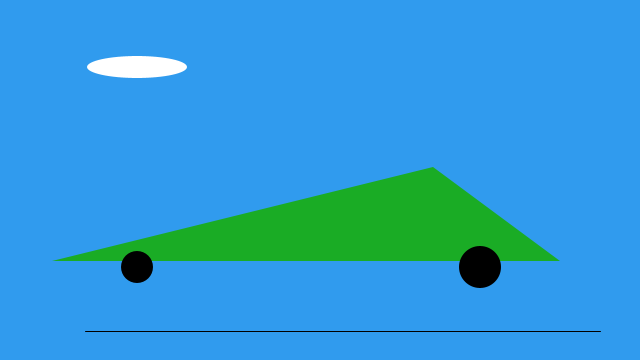
Frame 1 (no input)
Frame 60 (the mouse pressed at the canvas centre just before this capture): identical to frame 1, image omitted
Frame 120 (the mouse held since frame 60 and released just before this capture): identical to frame 1, image omitted

The Processing sketch that drew this single still picture (run headless with seeded random() and noise(); from frame 60 on, the mouse is pressed at the canvas centre):

// Processing sketch: processing_109550
// ── processing_109550.pde

void setup() {

size(640, 360);
background(#309bee);
noStroke();

stroke(0); 
line(85, 331, 600, 331) ;
noStroke();

fill(#1aac25);
triangle(52, 261, 560, 261, 433, 167);

fill(0);
ellipse(480, 267, 42, 42);

fill(0);
ellipse(137, 267, 32, 32);

// clouds

fill(255);
ellipse(137, 67, 100, 22);


}

// leave this part alone!!!
void draw() {
  println(mouseX + ", " + mouseY) ;
}
